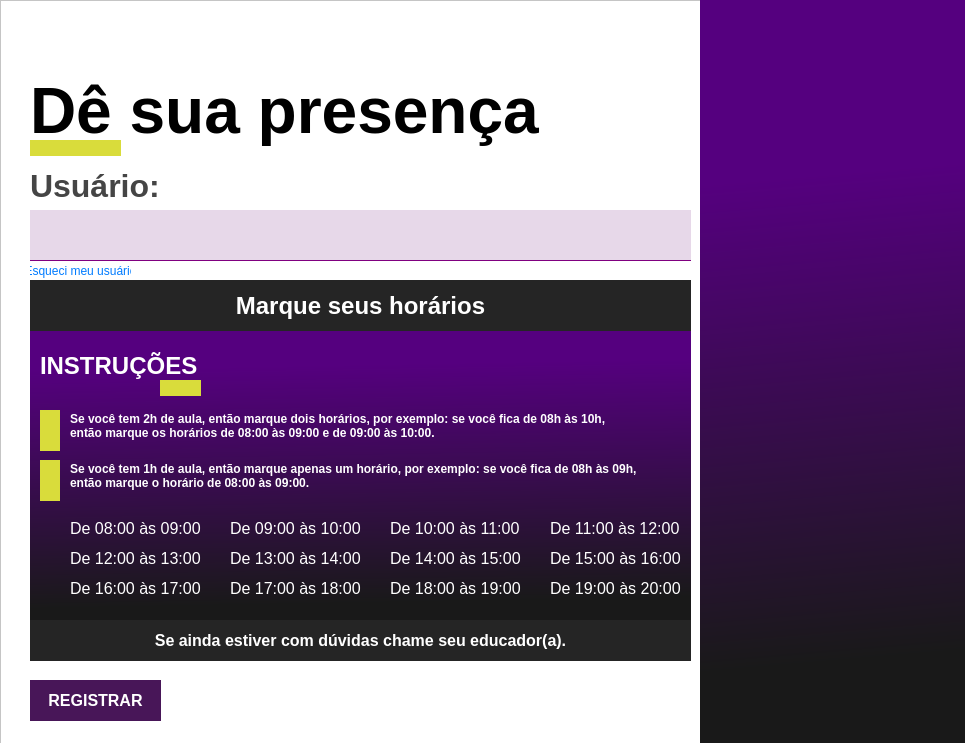
<?xml version="1.0" encoding="UTF-8"?>
<ui version="4.0">
 <class>widget</class>
 <widget class="QWidget" name="widget">
  <property name="geometry">
   <rect>
    <x>0</x>
    <y>0</y>
    <width>965</width>
    <height>743</height>
   </rect>
  </property>
  <property name="minimumSize">
   <size>
    <width>965</width>
    <height>743</height>
   </size>
  </property>
  <property name="maximumSize">
   <size>
    <width>965</width>
    <height>743</height>
   </size>
  </property>
  <property name="windowTitle">
   <string>Dê sua presença</string>
  </property>
  <property name="styleSheet">
   <string notr="true">background-color:#fff;</string>
  </property>
  <widget class="QFrame" name="frame">
   <property name="geometry">
    <rect>
     <x>0</x>
     <y>0</y>
     <width>1021</width>
     <height>751</height>
    </rect>
   </property>
   <property name="frameShape">
    <enum>QFrame::StyledPanel</enum>
   </property>
   <property name="frameShadow">
    <enum>QFrame::Raised</enum>
   </property>
   <widget class="QLabel" name="alert">
    <property name="geometry">
     <rect>
      <x>30</x>
      <y>20</y>
      <width>661</width>
      <height>41</height>
     </rect>
    </property>
    <property name="mouseTracking">
     <bool>true</bool>
    </property>
    <property name="text">
     <string/>
    </property>
   </widget>
   <widget class="QLabel" name="label">
    <property name="geometry">
     <rect>
      <x>30</x>
      <y>70</y>
      <width>531</width>
      <height>81</height>
     </rect>
    </property>
    <property name="styleSheet">
     <string notr="true">font-size:64px;
font-weight:bold;</string>
    </property>
    <property name="text">
     <string>Dê sua presença</string>
    </property>
   </widget>
   <widget class="QLabel" name="label_4">
    <property name="geometry">
     <rect>
      <x>30</x>
      <y>160</y>
      <width>141</width>
      <height>51</height>
     </rect>
    </property>
    <property name="styleSheet">
     <string notr="true">font-size:32px;
font-weight:bold;
color:#454545;</string>
    </property>
    <property name="text">
     <string>Usuário:</string>
    </property>
   </widget>
   <widget class="QLabel" name="label_3">
    <property name="geometry">
     <rect>
      <x>30</x>
      <y>140</y>
      <width>91</width>
      <height>16</height>
     </rect>
    </property>
    <property name="styleSheet">
     <string notr="true">background-color:#D9DC3B;
height:10px;
width:75px;</string>
    </property>
    <property name="text">
     <string/>
    </property>
   </widget>
   <widget class="QLineEdit" name="CodigoContrato">
    <property name="geometry">
     <rect>
      <x>30</x>
      <y>210</y>
      <width>661</width>
      <height>51</height>
     </rect>
    </property>
    <property name="styleSheet">
     <string notr="true">border:none;
border-bottom:1px solid purple;
outline:none;
font-size:24px;
background:#E7D8E9
</string>
    </property>
   </widget>
   <widget class="QLabel" name="label_2">
    <property name="geometry">
     <rect>
      <x>700</x>
      <y>0</y>
      <width>271</width>
      <height>801</height>
     </rect>
    </property>
    <property name="styleSheet">
     <string notr="true">background: qlineargradient(spread:pad, x1:0, y1:0, x2:1, y2:0, stop:0 rgba(0, 0, 0, 255), stop:1 rgba(255, 255, 255, 255))qlineargradient(spread:pad, x1:0.483, y1:0.216, x2:0.506, y2:0.994, stop:0 rgba(85, 0, 127, 255), stop:0.784091 rgba(25, 25, 25, 255))</string>
    </property>
    <property name="text">
     <string/>
    </property>
   </widget>
   <widget class="QFrame" name="frame_2">
    <property name="geometry">
     <rect>
      <x>30</x>
      <y>280</y>
      <width>661</width>
      <height>381</height>
     </rect>
    </property>
    <property name="styleSheet">
     <string notr="true">background:#232323</string>
    </property>
    <property name="frameShape">
     <enum>QFrame::StyledPanel</enum>
    </property>
    <property name="frameShadow">
     <enum>QFrame::Raised</enum>
    </property>
    <widget class="QCheckBox" name="dezesseis">
     <property name="geometry">
      <rect>
       <x>20</x>
       <y>300</y>
       <width>161</width>
       <height>17</height>
      </rect>
     </property>
     <property name="cursor">
      <cursorShape>PointingHandCursor</cursorShape>
     </property>
     <property name="styleSheet">
      <string notr="true">font-size:16px;
background:transparent;
color:transparent;</string>
     </property>
     <property name="text">
      <string>16:00</string>
     </property>
    </widget>
    <widget class="QCheckBox" name="treze">
     <property name="geometry">
      <rect>
       <x>180</x>
       <y>270</y>
       <width>161</width>
       <height>17</height>
      </rect>
     </property>
     <property name="cursor">
      <cursorShape>PointingHandCursor</cursorShape>
     </property>
     <property name="styleSheet">
      <string notr="true">font-size:16px;
background:transparent;
color:transparent;</string>
     </property>
     <property name="text">
      <string>13:00</string>
     </property>
    </widget>
    <widget class="QLabel" name="label_7">
     <property name="geometry">
      <rect>
       <x>10</x>
       <y>70</y>
       <width>271</width>
       <height>31</height>
      </rect>
     </property>
     <property name="styleSheet">
      <string notr="true">background:transparent;
color:#fff;
font-weight:bold;
font-size:24px</string>
     </property>
     <property name="text">
      <string>INSTRUÇÕES</string>
     </property>
     <property name="alignment">
      <set>Qt::AlignLeading|Qt::AlignLeft|Qt::AlignVCenter</set>
     </property>
    </widget>
    <widget class="QCheckBox" name="catorze">
     <property name="geometry">
      <rect>
       <x>340</x>
       <y>270</y>
       <width>161</width>
       <height>17</height>
      </rect>
     </property>
     <property name="cursor">
      <cursorShape>PointingHandCursor</cursorShape>
     </property>
     <property name="styleSheet">
      <string notr="true">font-size:16px;
background:transparent;
color:transparent;</string>
     </property>
     <property name="text">
      <string>14:00</string>
     </property>
    </widget>
    <widget class="QCheckBox" name="quinze">
     <property name="geometry">
      <rect>
       <x>500</x>
       <y>270</y>
       <width>161</width>
       <height>17</height>
      </rect>
     </property>
     <property name="cursor">
      <cursorShape>PointingHandCursor</cursorShape>
     </property>
     <property name="styleSheet">
      <string notr="true">font-size:16px;
background:transparent;
color:transparent;</string>
     </property>
     <property name="text">
      <string>15:00</string>
     </property>
    </widget>
    <widget class="QLabel" name="label_6">
     <property name="geometry">
      <rect>
       <x>0</x>
       <y>0</y>
       <width>661</width>
       <height>51</height>
      </rect>
     </property>
     <property name="styleSheet">
      <string notr="true">background:#252525;
color:#fff;
font-weight:bold;
font-size:24px</string>
     </property>
     <property name="text">
      <string>Marque seus horários</string>
     </property>
     <property name="alignment">
      <set>Qt::AlignCenter</set>
     </property>
    </widget>
    <widget class="QCheckBox" name="dezoito">
     <property name="geometry">
      <rect>
       <x>340</x>
       <y>300</y>
       <width>161</width>
       <height>17</height>
      </rect>
     </property>
     <property name="cursor">
      <cursorShape>PointingHandCursor</cursorShape>
     </property>
     <property name="styleSheet">
      <string notr="true">font-size:16px;
background:transparent;
color:transparent;</string>
     </property>
     <property name="text">
      <string>18:00</string>
     </property>
    </widget>
    <widget class="QLabel" name="label_5">
     <property name="geometry">
      <rect>
       <x>0</x>
       <y>0</y>
       <width>661</width>
       <height>391</height>
      </rect>
     </property>
     <property name="styleSheet">
      <string notr="true">background: qlineargradient(spread:pad, x1:0, y1:0, x2:1, y2:0, stop:0 rgba(0, 0, 0, 255), stop:1 rgba(255, 255, 255, 255))qlineargradient(spread:pad, x1:0.483, y1:0.216, x2:0.506, y2:0.994, stop:0 rgba(85, 0, 127, 255), stop:0.784091 rgba(25, 25, 25, 255))</string>
     </property>
     <property name="text">
      <string/>
     </property>
    </widget>
    <widget class="QLabel" name="label_10">
     <property name="geometry">
      <rect>
       <x>10</x>
       <y>130</y>
       <width>20</width>
       <height>41</height>
      </rect>
     </property>
     <property name="styleSheet">
      <string notr="true">background-color:#D9DC3B;
height:10px;
width:75px;</string>
     </property>
     <property name="text">
      <string/>
     </property>
    </widget>
    <widget class="QLabel" name="label_12">
     <property name="geometry">
      <rect>
       <x>10</x>
       <y>180</y>
       <width>20</width>
       <height>41</height>
      </rect>
     </property>
     <property name="styleSheet">
      <string notr="true">background-color:#D9DC3B;
height:10px;
width:75px;</string>
     </property>
     <property name="text">
      <string/>
     </property>
    </widget>
    <widget class="QLabel" name="label_11">
     <property name="geometry">
      <rect>
       <x>40</x>
       <y>180</y>
       <width>611</width>
       <height>31</height>
      </rect>
     </property>
     <property name="styleSheet">
      <string notr="true">background:transparent;
color:#fff;
font-weight:bold;
font-size:12px;
</string>
     </property>
     <property name="lineWidth">
      <number>2</number>
     </property>
     <property name="text">
      <string>Se você tem 1h de aula, então marque apenas um horário, por exemplo: se você fica de 08h às 09h, 
então marque o horário de 08:00 às 09:00.</string>
     </property>
     <property name="alignment">
      <set>Qt::AlignLeading|Qt::AlignLeft|Qt::AlignVCenter</set>
     </property>
    </widget>
    <widget class="QCheckBox" name="dez">
     <property name="geometry">
      <rect>
       <x>340</x>
       <y>240</y>
       <width>161</width>
       <height>17</height>
      </rect>
     </property>
     <property name="cursor">
      <cursorShape>PointingHandCursor</cursorShape>
     </property>
     <property name="styleSheet">
      <string notr="true">font-size:16px;
background:transparent;
color:transparent;</string>
     </property>
     <property name="text">
      <string>10:00</string>
     </property>
    </widget>
    <widget class="QCheckBox" name="dezenove">
     <property name="geometry">
      <rect>
       <x>500</x>
       <y>300</y>
       <width>161</width>
       <height>17</height>
      </rect>
     </property>
     <property name="cursor">
      <cursorShape>PointingHandCursor</cursorShape>
     </property>
     <property name="styleSheet">
      <string notr="true">font-size:16px;
background:transparent;
color:transparent;</string>
     </property>
     <property name="text">
      <string>19:00</string>
     </property>
    </widget>
    <widget class="QCheckBox" name="nove">
     <property name="geometry">
      <rect>
       <x>180</x>
       <y>240</y>
       <width>161</width>
       <height>17</height>
      </rect>
     </property>
     <property name="cursor">
      <cursorShape>PointingHandCursor</cursorShape>
     </property>
     <property name="styleSheet">
      <string notr="true">font-size:16px;
background:transparent;
color:transparent;</string>
     </property>
     <property name="text">
      <string>09:00</string>
     </property>
    </widget>
    <widget class="QCheckBox" name="onze">
     <property name="geometry">
      <rect>
       <x>500</x>
       <y>240</y>
       <width>161</width>
       <height>17</height>
      </rect>
     </property>
     <property name="cursor">
      <cursorShape>PointingHandCursor</cursorShape>
     </property>
     <property name="styleSheet">
      <string notr="true">font-size:16px;
background:transparent;
color:transparent;</string>
     </property>
     <property name="text">
      <string>11:00</string>
     </property>
    </widget>
    <widget class="QCheckBox" name="oito">
     <property name="geometry">
      <rect>
       <x>20</x>
       <y>240</y>
       <width>151</width>
       <height>17</height>
      </rect>
     </property>
     <property name="cursor">
      <cursorShape>PointingHandCursor</cursorShape>
     </property>
     <property name="styleSheet">
      <string notr="true">font-size:16px;
background:transparent;
color:transparent;</string>
     </property>
     <property name="text">
      <string>08:00</string>
     </property>
    </widget>
    <widget class="QCheckBox" name="doze">
     <property name="geometry">
      <rect>
       <x>20</x>
       <y>270</y>
       <width>161</width>
       <height>17</height>
      </rect>
     </property>
     <property name="cursor">
      <cursorShape>PointingHandCursor</cursorShape>
     </property>
     <property name="styleSheet">
      <string notr="true">font-size:16px;
background:transparent;
color:transparent;</string>
     </property>
     <property name="text">
      <string>12:00</string>
     </property>
    </widget>
    <widget class="QLabel" name="label_13">
     <property name="geometry">
      <rect>
       <x>0</x>
       <y>340</y>
       <width>661</width>
       <height>41</height>
      </rect>
     </property>
     <property name="styleSheet">
      <string notr="true">background:#252525;
color:#fff;
font-weight:bold;
font-size:16px</string>
     </property>
     <property name="text">
      <string>Se ainda estiver com dúvidas chame seu educador(a).</string>
     </property>
     <property name="alignment">
      <set>Qt::AlignCenter</set>
     </property>
    </widget>
    <widget class="QLabel" name="label_9">
     <property name="geometry">
      <rect>
       <x>40</x>
       <y>130</y>
       <width>591</width>
       <height>31</height>
      </rect>
     </property>
     <property name="styleSheet">
      <string notr="true">background:transparent;
color:#fff;
font-weight:bold;
font-size:12px;
</string>
     </property>
     <property name="lineWidth">
      <number>2</number>
     </property>
     <property name="text">
      <string>Se você tem 2h de aula, então marque dois horários, por exemplo: se você fica de 08h às 10h, 
então marque os horários de 08:00 às 09:00 e de 09:00 às 10:00.</string>
     </property>
     <property name="alignment">
      <set>Qt::AlignLeading|Qt::AlignLeft|Qt::AlignVCenter</set>
     </property>
    </widget>
    <widget class="QCheckBox" name="dezessete">
     <property name="geometry">
      <rect>
       <x>180</x>
       <y>300</y>
       <width>161</width>
       <height>17</height>
      </rect>
     </property>
     <property name="cursor">
      <cursorShape>PointingHandCursor</cursorShape>
     </property>
     <property name="styleSheet">
      <string notr="true">font-size:16px;
background:transparent;
color:transparent;</string>
     </property>
     <property name="text">
      <string>17:00</string>
     </property>
    </widget>
    <widget class="QLabel" name="label_8">
     <property name="geometry">
      <rect>
       <x>130</x>
       <y>100</y>
       <width>41</width>
       <height>16</height>
      </rect>
     </property>
     <property name="styleSheet">
      <string notr="true">background-color:#D9DC3B;
height:10px;
width:75px;</string>
     </property>
     <property name="text">
      <string/>
     </property>
    </widget>
    <widget class="QLabel" name="label_15">
     <property name="geometry">
      <rect>
       <x>40</x>
       <y>240</y>
       <width>141</width>
       <height>16</height>
      </rect>
     </property>
     <property name="styleSheet">
      <string notr="true">font-size:16px;
background:transparent;
color:#fff;</string>
     </property>
     <property name="text">
      <string>De 08:00 às 09:00</string>
     </property>
    </widget>
    <widget class="QLabel" name="label_16">
     <property name="geometry">
      <rect>
       <x>200</x>
       <y>240</y>
       <width>141</width>
       <height>16</height>
      </rect>
     </property>
     <property name="styleSheet">
      <string notr="true">font-size:16px;
background:transparent;
color:#fff;</string>
     </property>
     <property name="text">
      <string>De 09:00 às 10:00</string>
     </property>
    </widget>
    <widget class="QLabel" name="label_17">
     <property name="geometry">
      <rect>
       <x>360</x>
       <y>240</y>
       <width>141</width>
       <height>16</height>
      </rect>
     </property>
     <property name="styleSheet">
      <string notr="true">font-size:16px;
background:transparent;
color:#fff;</string>
     </property>
     <property name="text">
      <string>De 10:00 às 11:00</string>
     </property>
    </widget>
    <widget class="QLabel" name="label_18">
     <property name="geometry">
      <rect>
       <x>520</x>
       <y>240</y>
       <width>141</width>
       <height>16</height>
      </rect>
     </property>
     <property name="styleSheet">
      <string notr="true">font-size:16px;
background:transparent;
color:#fff;</string>
     </property>
     <property name="text">
      <string>De 11:00 às 12:00</string>
     </property>
    </widget>
    <widget class="QLabel" name="label_19">
     <property name="geometry">
      <rect>
       <x>40</x>
       <y>270</y>
       <width>141</width>
       <height>16</height>
      </rect>
     </property>
     <property name="styleSheet">
      <string notr="true">font-size:16px;
background:transparent;
color:#fff;</string>
     </property>
     <property name="text">
      <string>De 12:00 às 13:00</string>
     </property>
    </widget>
    <widget class="QLabel" name="label_20">
     <property name="geometry">
      <rect>
       <x>40</x>
       <y>300</y>
       <width>141</width>
       <height>16</height>
      </rect>
     </property>
     <property name="styleSheet">
      <string notr="true">font-size:16px;
background:transparent;
color:#fff;</string>
     </property>
     <property name="text">
      <string>De 16:00 às 17:00</string>
     </property>
    </widget>
    <widget class="QLabel" name="label_21">
     <property name="geometry">
      <rect>
       <x>200</x>
       <y>270</y>
       <width>141</width>
       <height>16</height>
      </rect>
     </property>
     <property name="styleSheet">
      <string notr="true">font-size:16px;
background:transparent;
color:#fff;</string>
     </property>
     <property name="text">
      <string>De 13:00 às 14:00</string>
     </property>
    </widget>
    <widget class="QLabel" name="label_22">
     <property name="geometry">
      <rect>
       <x>200</x>
       <y>300</y>
       <width>141</width>
       <height>16</height>
      </rect>
     </property>
     <property name="styleSheet">
      <string notr="true">font-size:16px;
background:transparent;
color:#fff;</string>
     </property>
     <property name="text">
      <string>De 17:00 às 18:00</string>
     </property>
    </widget>
    <widget class="QLabel" name="label_23">
     <property name="geometry">
      <rect>
       <x>360</x>
       <y>270</y>
       <width>141</width>
       <height>16</height>
      </rect>
     </property>
     <property name="styleSheet">
      <string notr="true">font-size:16px;
background:transparent;
color:#fff;</string>
     </property>
     <property name="text">
      <string>De 14:00 às 15:00</string>
     </property>
    </widget>
    <widget class="QLabel" name="label_24">
     <property name="geometry">
      <rect>
       <x>360</x>
       <y>300</y>
       <width>141</width>
       <height>16</height>
      </rect>
     </property>
     <property name="styleSheet">
      <string notr="true">font-size:16px;
background:transparent;
color:#fff;</string>
     </property>
     <property name="text">
      <string>De 18:00 às 19:00</string>
     </property>
    </widget>
    <widget class="QLabel" name="label_25">
     <property name="geometry">
      <rect>
       <x>520</x>
       <y>270</y>
       <width>141</width>
       <height>16</height>
      </rect>
     </property>
     <property name="styleSheet">
      <string notr="true">font-size:16px;
background:transparent;
color:#fff;</string>
     </property>
     <property name="text">
      <string>De 15:00 às 16:00</string>
     </property>
    </widget>
    <widget class="QLabel" name="label_26">
     <property name="geometry">
      <rect>
       <x>520</x>
       <y>300</y>
       <width>141</width>
       <height>16</height>
      </rect>
     </property>
     <property name="styleSheet">
      <string notr="true">font-size:16px;
background:transparent;
color:#fff;</string>
     </property>
     <property name="text">
      <string>De 19:00 às 20:00</string>
     </property>
    </widget>
    <widget class="QLineEdit" name="DataPresenca">
     <property name="enabled">
      <bool>false</bool>
     </property>
     <property name="geometry">
      <rect>
       <x>0</x>
       <y>60</y>
       <width>161</width>
       <height>51</height>
      </rect>
     </property>
     <property name="styleSheet">
      <string notr="true">border:none;
border-bottom:none;
outline:none;
font-size:0px;
background:transparent;
</string>
     </property>
    </widget>
    <widget class="QLineEdit" name="DiaSemana">
     <property name="enabled">
      <bool>false</bool>
     </property>
     <property name="geometry">
      <rect>
       <x>160</x>
       <y>60</y>
       <width>161</width>
       <height>51</height>
      </rect>
     </property>
     <property name="styleSheet">
      <string notr="true">border:none;
border-bottom:none;
outline:none;
font-size:0px;
background:transparent;
</string>
     </property>
    </widget>
    <widget class="QLineEdit" name="Computador">
     <property name="enabled">
      <bool>false</bool>
     </property>
     <property name="geometry">
      <rect>
       <x>320</x>
       <y>60</y>
       <width>161</width>
       <height>51</height>
      </rect>
     </property>
     <property name="styleSheet">
      <string notr="true">border:none;
border-bottom:none;
outline:none;
font-size:0px;
background:transparent;
</string>
     </property>
    </widget>
    <widget class="QLineEdit" name="IpComputador">
     <property name="enabled">
      <bool>false</bool>
     </property>
     <property name="geometry">
      <rect>
       <x>480</x>
       <y>60</y>
       <width>161</width>
       <height>51</height>
      </rect>
     </property>
     <property name="styleSheet">
      <string notr="true">border:none;
border-bottom:none;
outline:none;
font-size:0px;
background:transparent;
</string>
     </property>
    </widget>
    <zorder>label_5</zorder>
    <zorder>label_7</zorder>
    <zorder>label_6</zorder>
    <zorder>label_10</zorder>
    <zorder>label_12</zorder>
    <zorder>label_11</zorder>
    <zorder>label_13</zorder>
    <zorder>label_9</zorder>
    <zorder>label_8</zorder>
    <zorder>label_15</zorder>
    <zorder>label_16</zorder>
    <zorder>label_17</zorder>
    <zorder>label_18</zorder>
    <zorder>label_19</zorder>
    <zorder>label_20</zorder>
    <zorder>label_21</zorder>
    <zorder>label_22</zorder>
    <zorder>label_23</zorder>
    <zorder>label_24</zorder>
    <zorder>label_25</zorder>
    <zorder>label_26</zorder>
    <zorder>dezessete</zorder>
    <zorder>dezenove</zorder>
    <zorder>nove</zorder>
    <zorder>dezesseis</zorder>
    <zorder>doze</zorder>
    <zorder>treze</zorder>
    <zorder>catorze</zorder>
    <zorder>dezoito</zorder>
    <zorder>dez</zorder>
    <zorder>quinze</zorder>
    <zorder>oito</zorder>
    <zorder>onze</zorder>
    <zorder>DataPresenca</zorder>
    <zorder>DiaSemana</zorder>
    <zorder>Computador</zorder>
    <zorder>IpComputador</zorder>
   </widget>
   <widget class="QPushButton" name="registrar">
    <property name="geometry">
     <rect>
      <x>30</x>
      <y>680</y>
      <width>131</width>
      <height>41</height>
     </rect>
    </property>
    <property name="cursor">
     <cursorShape>PointingHandCursor</cursorShape>
    </property>
    <property name="mouseTracking">
     <bool>false</bool>
    </property>
    <property name="focusPolicy">
     <enum>Qt::ClickFocus</enum>
    </property>
    <property name="styleSheet">
     <string notr="true">QPushButton{
background:#481658;
color:#fff;
border:none;
outline:none;
font-weight:bold;
font-size:16px;
}
QPushButton:hover{
cursor:pointer;
background:#481685
}</string>
    </property>
    <property name="text">
     <string>REGISTRAR</string>
    </property>
   </widget>
   <widget class="QLabel" name="label_14">
    <property name="geometry">
     <rect>
      <x>710</x>
      <y>250</y>
      <width>251</width>
      <height>201</height>
     </rect>
    </property>
    <property name="contextMenuPolicy">
     <enum>Qt::NoContextMenu</enum>
    </property>
    <property name="styleSheet">
     <string notr="true">background:transparent;
filter: invert(1);</string>
    </property>
    <property name="text">
     <string/>
    </property>
    <property name="pixmap">
     <pixmap>E:/xampp/htdocs/presencas/assets/img/logo.webp</pixmap>
    </property>
   </widget>
   <widget class="QPushButton" name="fechar_alert">
    <property name="enabled">
     <bool>false</bool>
    </property>
    <property name="geometry">
     <rect>
      <x>650</x>
      <y>20</y>
      <width>41</width>
      <height>41</height>
     </rect>
    </property>
    <property name="cursor">
     <cursorShape>PointingHandCursor</cursorShape>
    </property>
    <property name="mouseTracking">
     <bool>false</bool>
    </property>
    <property name="focusPolicy">
     <enum>Qt::ClickFocus</enum>
    </property>
    <property name="acceptDrops">
     <bool>false</bool>
    </property>
    <property name="styleSheet">
     <string notr="true">color:transparent;
border:none;</string>
    </property>
    <property name="text">
     <string>X</string>
    </property>
   </widget>
   <widget class="QPushButton" name="pushButton">
    <property name="geometry">
     <rect>
      <x>30</x>
      <y>260</y>
      <width>101</width>
      <height>21</height>
     </rect>
    </property>
    <property name="cursor">
     <cursorShape>PointingHandCursor</cursorShape>
    </property>
    <property name="styleSheet">
     <string notr="true">color: #007bff;
    text-decoration: none;
    background-color: transparent;
border:none;
outline:none;</string>
    </property>
    <property name="text">
     <string>Esqueci meu usuário</string>
    </property>
   </widget>
   <widget class="QLabel" name="label_27">
    <property name="geometry">
     <rect>
      <x>710</x>
      <y>290</y>
      <width>250</width>
      <height>200</height>
     </rect>
    </property>
    <property name="styleSheet">
     <string notr="true">background:transparent;</string>
    </property>
    <property name="text">
     <string/>
    </property>
    <property name="pixmap">
     <pixmap>logo.webp</pixmap>
    </property>
   </widget>
   <zorder>label_2</zorder>
   <zorder>alert</zorder>
   <zorder>label</zorder>
   <zorder>label_4</zorder>
   <zorder>label_3</zorder>
   <zorder>CodigoContrato</zorder>
   <zorder>frame_2</zorder>
   <zorder>registrar</zorder>
   <zorder>label_14</zorder>
   <zorder>fechar_alert</zorder>
   <zorder>pushButton</zorder>
   <zorder>label_27</zorder>
  </widget>
 </widget>
 <resources/>
 <connections/>
</ui>
